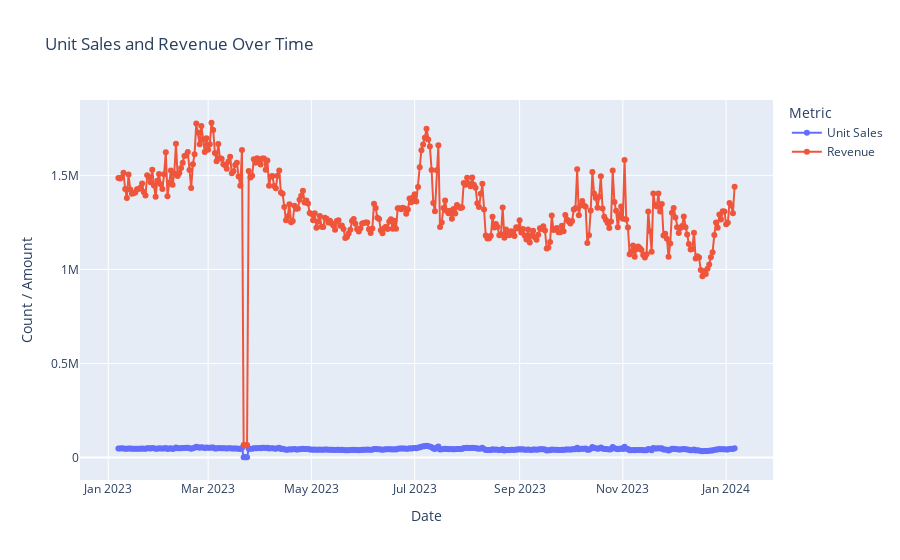

The notebook cell this image was saved under:
### Markdown cell above
Segment Trends. aggregated daily data for all segment products. There is a huge dip in march that should probably be investigated. The dip is also present at the same time in unit sale above

### Code cell
# Load the data
data = pd.read_excel('Customer_Success_Engineer_-_Project_Data.xlsx', sheet_name='Segment Trends', header=1)

# Make sure the 'Date' column is in datetime format
data['Date'] = pd.to_datetime(data['Date'])

# Initialize a figure
fig = go.Figure()

# Add traces for unit sales and revenue
fig.add_trace(go.Scatter(x=data['Date'], y=data['Unit Sales'], mode='lines+markers', name='Unit Sales'))
fig.add_trace(go.Scatter(x=data['Date'], y=data['Revenue'], mode='lines+markers', name='Revenue'))

# Customize the layout
fig.update_layout(
    title='Unit Sales and Revenue Over Time',
    xaxis_title='Date',
    yaxis_title='Count / Amount',
    legend_title='Metric'
)

# Show the plot
fig.show()

### Figure 1 — Plotly figure (JSON) as saved in the notebook; plotly's stock layout.template omitted (floating-point values rounded to 4 significant figures; data arrays with more than 128 entries replaced by an {"elided": "..."} marker saying what was removed)
{"data": [{"mode": "lines+markers", "name": "Unit Sales", "type": "scatter", "x": {"elided": "365 str values"}, "y": {"elided": "365 float values"}}, {"mode": "lines+markers", "name": "Revenue", "type": "scatter", "x": {"elided": "365 str values"}, "y": {"elided": "365 float values"}}], "layout": {"legend": {"title": {"text": "Metric"}}, "title": {"text": "Unit Sales and Revenue Over Time"}, "xaxis": {"title": {"text": "Date"}}, "yaxis": {"title": {"text": "Count / Amount"}}}}
